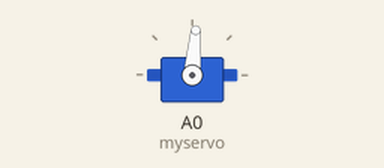
Recording of a sketch running on a simulated Particle Photon. Shown: servo.

Above: at 0.2 s.
Timing chart, 0 to 1.7 s (numbered marks = the images above):
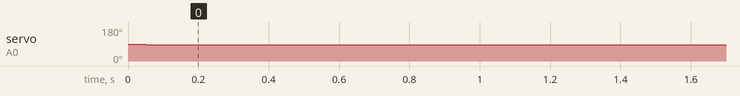

Measured:
- by itself, servo on A0 (myservo): 90° → 85° at 0.05 s

The sketch:

teatime.ino
```cpp
// (licence header left out)
const int default_tmInterval = 180;     // default time for tea 3 minutes
const int TEA_INIT = 90;                // servo initial position (90 degrees)
const int TEA_UP = 85;                  // servo position, when teabag is up
const int TEA_DOWN = 115;               // servo position, when teabag is down
const int SERVO_STEP = 3;               // how much servo should move in one step (3 degrees)
const int SERVO_DELAY = 50;             // wait 50ms between steps


int tmInterval = 0; // time interval in sec
int origTime = 0;

int servoPos = TEA_INIT;    // variable to store the servo position

Servo myservo;  // create servo object to control a servo


void setup() {
    //Register Timer functions
    Spark.function("startTimer", startTimer);
    Spark.function("stopTimer", stopTimer);
    Spark.function("getTimer", getTimer);

    //Register Tea functions
    Spark.function("teaup", teaUp);
    Spark.function("teadown", teaDown);

    //Register general functions for manipulating servo - just for debugging
    Spark.function("setpos", setPosition);
    Spark.variable("getpos", &servoPos, INT);

    initServo();

}

void initServo()
{
    myservo.attach(A0);  // attaches the servo on the A0 pin to the servo object
    teaUp(""); // always start with teabag up
}


void loop() {

// basic timer
    if (isTeaReady()) {
        teaUp("");
        tmInterval=0;

// 		trying to use events, but it doesn't work with private sparkcloud on rpi
//		Spark.publish("teaisready", "1", NULL, PRIVATE);
//
    }
    delay(500);

}

boolean isTeaReady() {
    if (tmInterval>0) {
        return (origTime+tmInterval-Time.now()<0);
    } else return false; // tea was not started yet or is finished already

}


// ---------------------------------------------------------------
// Timer (these functions should be called from outside

int startTimer(String tminsecStr)
{
    int tminsec = tminsecStr.toInt();
    origTime = Time.now();
    if (tminsec<=0) {
      tmInterval= default_tmInterval;
    }
    else {
        tmInterval= tminsec;
    }
    teaDown("");
    return tmInterval;
}

int stopTimer(String tminsecStr)
{
    tmInterval= 0;
    teaUp("");
    return tmInterval;
}

int getTimer(String noParam)
{
    return origTime+ tmInterval-Time.now();
}


// ---------------------------------------------------------------
// Servo manipulation

int teaUp(String posValue) {
    setPositionInt(TEA_UP);
    return 200;
}

int teaDown(String posValue) {
    setPositionInt(TEA_DOWN);
    return 200;
}

int setPositionInt(int posValue) {
    int i= servoPos;

    servoPos;
    if (posValue == servoPos) return 0;
    if (i<posValue)
    {
        for(i; i<=posValue; i+=SERVO_STEP) {
            myservo.write(i);
            delay(SERVO_DELAY);
        }
    } else
    {
        for(i; i>=  posValue; i-=SERVO_STEP) {
            myservo.write(i);
            delay(SERVO_DELAY);
        }
    }

    myservo.write(posValue);    // since last step might go slightly over, return it back to wanted position
    servoPos = posValue;
    return 0;
}


// ---------------------------------------------------------------
// Callable function from outside to set specific position (in degrees)
int setPosition(String posValue) {
    return setPositionInt(posValue.toInt());
}
```
